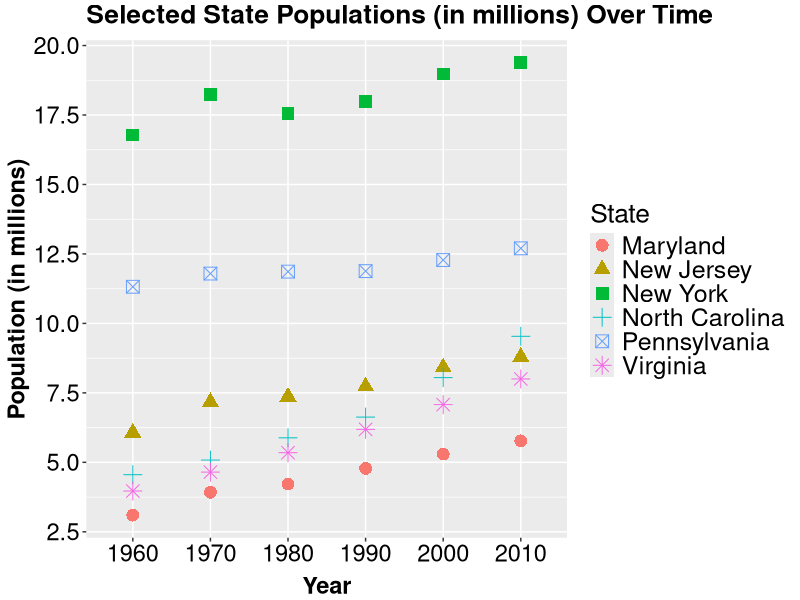

Generate this figure with R:
# This script creates a scatter plot using (a subset of) 'census_data.csv' using the 'ggplot2' library.

# A description of 'census_data.csv' can be found in 'census_data_scrape_and_process.R'.
# To avoid an overwhelming plot, I will be using a subset of 'census_data.csv' consisting of
# all observations for 6 states (North Carolina, Maryland, New Jersey, Pennsylvania, Virginia, 
# and New York).

# Load packages.
library(data.table)
library(reshape2)
library(ggplot2)

# Load data.
# Note that the data is located in the 'visualizations' folder, NOT the 'ggplot' folder.
census_data = data.table(read.csv('census_data.csv', 
                                  header = T, 
                                  stringsAsFactors = F, 
                                  check.names = F))

#####
# SUBSET/PROCESS DATA.

  # Remove unneeded column.
  census_data$`Area (sq. miles)` = NULL

  # Specify states of interest.
  states = c('North Carolina', 'Maryland', 'New Jersey', 'Pennsylvania', 
             'Virginia', 'New York')
  
  # Create data subset (specified above).
  census_subset = census_data[Name %in% states]
  
  # Divided population values by 1000000 for easier graph viewing.
  census_subset$`1960` = census_subset$`1960` / 1000000
  census_subset$`1970` = census_subset$`1970` / 1000000
  census_subset$`1980` = census_subset$`1980` / 1000000
  census_subset$`1990` = census_subset$`1990` / 1000000
  census_subset$`2000` = census_subset$`2000` / 1000000
  census_subset$`2010` = census_subset$`2010` / 1000000
  
  # Melt 'census_subset' to allow creation of scatter plot.
  census_subset = melt(census_subset, 
                       id = 'Name')
  
  # Change column names of 'census_subset'.
  setnames(census_subset, 
           names(census_subset), 
           c('State', 'Year', 'Population'))

#####  
# Plot data.
ggplot(data = census_subset, 
       aes(x = Year, 
           y = Population, 
           color = State, 
           shape = State)) +
  geom_point(size = 4) +
  scale_y_continuous(breaks = seq(2.5, 20, by = 2.5)) +
  theme(axis.text.x = element_text(color = 'black', 
                                   size = 17), 
        axis.text.y = element_text(color = 'black', 
                                   size = 17), 
        axis.title.x = element_text(face = 'bold', 
                                    size = 17, 
                                    vjust = -0.25), 
        axis.title.y = element_text(face = 'bold', 
                                    size = 17, 
                                    vjust = 1), 
        plot.title = element_text(face = 'bold',
                                  size = 19, 
                                  vjust = 1.5), 
        legend.title = element_text(size = 19), 
        legend.text = element_text(size = 18)) +
  ggtitle('Selected State Populations (in millions) Over Time') +
  xlab('Year') +
  ylab('Population (in millions)')